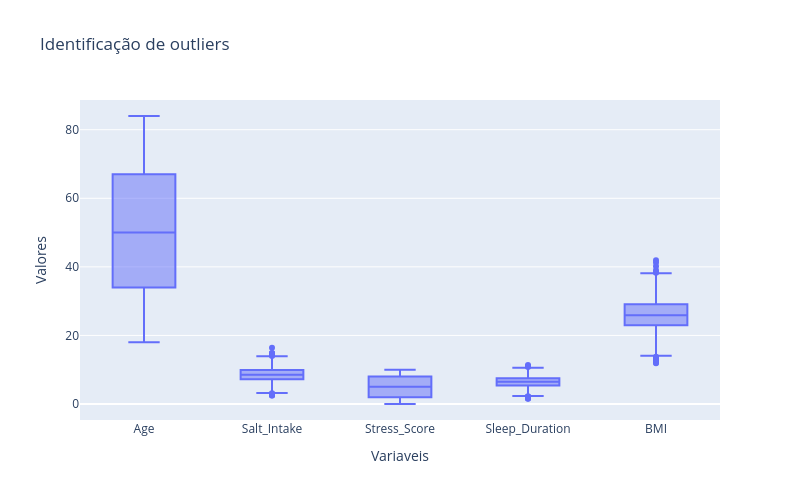

Here is the notebook cell this chart was saved with:
### Markdown cell above
### Verificação da existência de outliers

Foram analisadas as variáveis Idade, Ingestão Diária de Sal, Escala de Estresse Psicológico, Horas de Sono e Índice de Massa Corporal quanto a ocorrência de outliers, por tratarem-se de variáveis não categóricas, chegando-se às seguintes conclusões:

As variáveis Idade e Escala de Estresse Psicológico não apresentaram nenhuma ocorrência fora dos limites dos limites máximos e mínimos com base nos quartis, afastando automaticamente a hipótese da existência de outliers para estes casos.

As variáveis Ingestão Diária de Sal e Horas de Sono, apesar de apresentarem valores inferiores e superiores aos limites mínimo e máximo do primeiro e do terceiro quartis, respectivamente, observa-se que os mesmos encontram-se muito próximos às áreas limítrofes e com valores coerentes às variáveis, não havendo dispersão significativa, optando-se, desta forma, pelo afastamento da hipótese da caracterização dos mesmo como outliers.

Por fim, na análise da variável Índice de Massa Corporal, observa-se uma dispersão um pouco maior dos valores inferiores e superiores aos limites mínimo e máximo do primeiro e do terceiro quartis, respectivamente, contudo, entende-se que os mesmos são valores acitáveis para ocorrência de índice de massa corporal (cisnes negros), devendo os mesmos serem empregados como valores válidos ao invés de serem descartados, optando-se, desta forma, pelo afastamento da hipótese da caracterização dos mesmo como outliers.

### Code cell
# identificação de outliers nas variáveis não categóricas ou binárias
features = ["Age", "Salt_Intake", "Stress_Score", "Sleep_Duration", "BMI"]


# boxplot para visualização de outliers
fig = px.box(
    df[features],
    y=features,
    title="Identificação de outliers",
    width=800,
    height=500,
)
fig.update_layout(xaxis_title="Variaveis", yaxis_title="Valores")
fig.show()

### Figure 1 — Plotly figure (JSON) as saved in the notebook; plotly's stock layout.template omitted (floating-point values rounded to 4 significant figures; data arrays with more than 128 entries replaced by an {"elided": "..."} marker saying what was removed)
{"data": [{"alignmentgroup": "True", "hovertemplate": "variable=%{x}<br>value=%{y}<extra></extra>", "legendgroup": "", "marker": {"color": "#636efa"}, "name": "", "notched": false, "offsetgroup": "", "orientation": "v", "showlegend": false, "type": "box", "x": {"elided": "9925 str values"}, "x0": " ", "xaxis": "x", "y": {"elided": "9925 float values"}, "y0": " ", "yaxis": "y"}], "layout": {"boxmode": "group", "height": 500, "legend": {"tracegroupgap": 0}, "title": {"text": "Identificação de outliers"}, "width": 800, "xaxis": {"anchor": "y", "domain": [0, 1], "title": {"text": "Variaveis"}}, "yaxis": {"anchor": "x", "domain": [0, 1], "title": {"text": "Valores"}}}}
